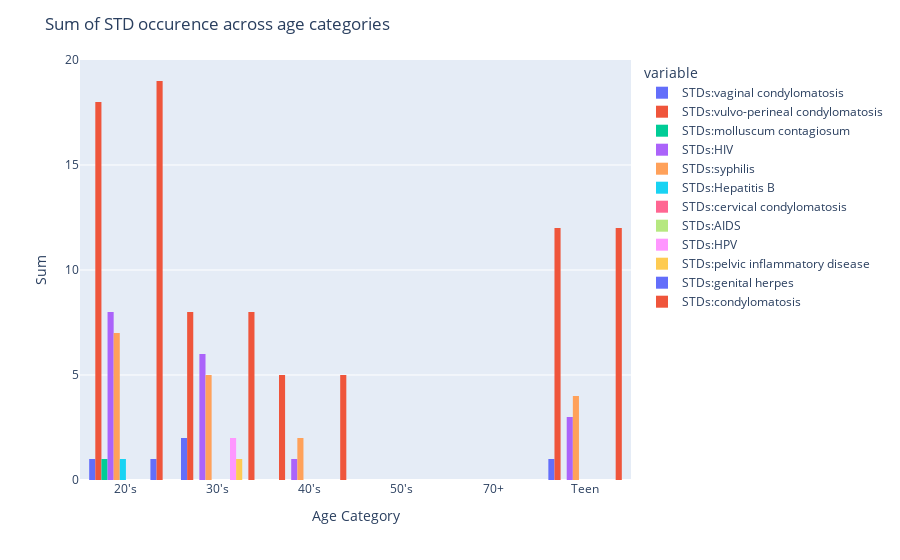

Notebook code for this chart:
### Code cell
fig = px.histogram(std_agg, x="age_cat", y=list(std_cols), barmode="group", histfunc="sum")
fig.update_layout(title="Sum of STD occurence across age categories")
fig.update_xaxes(title="Age Category")
fig.update_yaxes(title="Sum")
fig.show()

### Figure 1 — Plotly figure (JSON) as saved in the notebook; plotly's stock layout.template omitted (floating-point values rounded to 4 significant figures)
{"data": [{"alignmentgroup": "True", "bingroup": "x", "histfunc": "sum", "hovertemplate": "variable=STDs:vaginal condylomatosis<br>age_cat=%{x}<br>sum of value=%{y}<extra></extra>", "legendgroup": "STDs:vaginal condylomatosis", "marker": {"color": "#636efa", "pattern": {"shape": ""}}, "name": "STDs:vaginal condylomatosis", "offsetgroup": "STDs:vaginal condylomatosis", "orientation": "v", "showlegend": true, "type": "histogram", "x": ["20's", "30's", "40's", "50's", "70+", "Teen"], "xaxis": "x", "y": [1, 2, 0, 0, 0, 1], "yaxis": "y"}, {"alignmentgroup": "True", "bingroup": "x", "histfunc": "sum", "hovertemplate": "variable=STDs:vulvo-perineal condylomatosis<br>age_cat=%{x}<br>sum of value=%{y}<extra></extra>", "legendgroup": "STDs:vulvo-perineal condylomatosis", "marker": {"color": "#EF553B", "pattern": {"shape": ""}}, "name": "STDs:vulvo-perineal condylomatosis", "offsetgroup": "STDs:vulvo-perineal condylomatosis", "orientation": "v", "showlegend": true, "type": "histogram", "x": ["20's", "30's", "40's", "50's", "70+", "Teen"], "xaxis": "x", "y": [18, 8, 5, 0, 0, 12], "yaxis": "y"}, {"alignmentgroup": "True", "bingroup": "x", "histfunc": "sum", "hovertemplate": "variable=STDs:molluscum contagiosum<br>age_cat=%{x}<br>sum of value=%{y}<extra></extra>", "legendgroup": "STDs:molluscum contagiosum", "marker": {"color": "#00cc96", "pattern": {"shape": ""}}, "name": "STDs:molluscum contagiosum", "offsetgroup": "STDs:molluscum contagiosum", "orientation": "v", "showlegend": true, "type": "histogram", "x": ["20's", "30's", "40's", "50's", "70+", "Teen"], "xaxis": "x", "y": [1, 0, 0, 0, 0, 0], "yaxis": "y"}, {"alignmentgroup": "True", "bingroup": "x", "histfunc": "sum", "hovertemplate": "variable=STDs:HIV<br>age_cat=%{x}<br>sum of value=%{y}<extra></extra>", "legendgroup": "STDs:HIV", "marker": {"color": "#ab63fa", "pattern": {"shape": ""}}, "name": "STDs:HIV", "offsetgroup": "STDs:HIV", "orientation": "v", "showlegend": true, "type": "histogram", "x": ["20's", "30's", "40's", "50's", "70+", "Teen"], "xaxis": "x", "y": [8, 6, 1, 0, 0, 3], "yaxis": "y"}, {"alignmentgroup": "True", "bingroup": "x", "histfunc": "sum", "hovertemplate": "variable=STDs:syphilis<br>age_cat=%{x}<br>sum of value=%{y}<extra></extra>", "legendgroup": "STDs:syphilis", "marker": {"color": "#FFA15A", "pattern": {"shape": ""}}, "name": "STDs:syphilis", "offsetgroup": "STDs:syphilis", "orientation": "v", "showlegend": true, "type": "histogram", "x": ["20's", "30's", "40's", "50's", "70+", "Teen"], "xaxis": "x", "y": [7, 5, 2, 0, 0, 4], "yaxis": "y"}, {"alignmentgroup": "True", "bingroup": "x", "histfunc": "sum", "hovertemplate": "variable=STDs:Hepatitis B<br>age_cat=%{x}<br>sum of value=%{y}<extra></extra>", "legendgroup": "STDs:Hepatitis B", "marker": {"color": "#19d3f3", "pattern": {"shape": ""}}, "name": "STDs:Hepatitis B", "offsetgroup": "STDs:Hepatitis B", "orientation": "v", "showlegend": true, "type": "histogram", "x": ["20's", "30's", "40's", "50's", "70+", "Teen"], "xaxis": "x", "y": [1, 0, 0, 0, 0, 0], "yaxis": "y"}, {"alignmentgroup": "True", "bingroup": "x", "histfunc": "sum", "hovertemplate": "variable=STDs:cervical condylomatosis<br>age_cat=%{x}<br>sum of value=%{y}<extra></extra>", "legendgroup": "STDs:cervical condylomatosis", "marker": {"color": "#FF6692", "pattern": {"shape": ""}}, "name": "STDs:cervical condylomatosis", "offsetgroup": "STDs:cervical condylomatosis", "orientation": "v", "showlegend": true, "type": "histogram", "x": ["20's", "30's", "40's", "50's", "70+", "Teen"], "xaxis": "x", "y": [0, 0, 0, 0, 0, 0], "yaxis": "y"}, {"alignmentgroup": "True", "bingroup": "x", "histfunc": "sum", "hovertemplate": "variable=STDs:AIDS<br>age_cat=%{x}<br>sum of value=%{y}<extra></extra>", "legendgroup": "STDs:AIDS", "marker": {"color": "#B6E880", "pattern": {"shape": ""}}, "name": "STDs:AIDS", "offsetgroup": "STDs:AIDS", "orientation": "v", "showlegend": true, "type": "histogram", "x": ["20's", "30's", "40's", "50's", "70+", "Teen"], "xaxis": "x", "y": [0, 0, 0, 0, 0, 0], "yaxis": "y"}, {"alignmentgroup": "True", "bingroup": "x", "histfunc": "sum", "hovertemplate": "variable=STDs:HPV<br>age_cat=%{x}<br>sum of value=%{y}<extra></extra>", "legendgroup": "STDs:HPV", "marker": {"color": "#FF97FF", "pattern": {"shape": ""}}, "name": "STDs:HPV", "offsetgroup": "STDs:HPV", "orientation": "v", "showlegend": true, "type": "histogram", "x": ["20's", "30's", "40's", "50's", "70+", "Teen"], "xaxis": "x", "y": [0, 2, 0, 0, 0, 0], "yaxis": "y"}, {"alignmentgroup": "True", "bingroup": "x", "histfunc": "sum", "hovertemplate": "variable=STDs:pelvic inflammatory disease<br>age_cat=%{x}<br>sum of value=%{y}<extra></extra>", "legendgroup": "STDs:pelvic inflammatory disease", "marker": {"color": "#FECB52", "pattern": {"shape": ""}}, "name": "STDs:pelvic inflammatory disease", "offsetgroup": "STDs:pelvic inflammatory disease", "orientation": "v", "showlegend": true, "type": "histogram", "x": ["20's", "30's", "40's", "50's", "70+", "Teen"], "xaxis": "x", "y": [0, 1, 0, 0, 0, 0], "yaxis": "y"}, {"alignmentgroup": "True", "bingroup": "x", "histfunc": "sum", "hovertemplate": "variable=STDs:genital herpes<br>age_cat=%{x}<br>sum of value=%{y}<extra></extra>", "legendgroup": "STDs:genital herpes", "marker": {"color": "#636efa", "pattern": {"shape": ""}}, "name": "STDs:genital herpes", "offsetgroup": "STDs:genital herpes", "orientation": "v", "showlegend": true, "type": "histogram", "x": ["20's", "30's", "40's", "50's", "70+", "Teen"], "xaxis": "x", "y": [1, 0, 0, 0, 0, 0], "yaxis": "y"}, {"alignmentgroup": "True", "bingroup": "x", "histfunc": "sum", "hovertemplate": "variable=STDs:condylomatosis<br>age_cat=%{x}<br>sum of value=%{y}<extra></extra>", "legendgroup": "STDs:condylomatosis", "marker": {"color": "#EF553B", "pattern": {"shape": ""}}, "name": "STDs:condylomatosis", "offsetgroup": "STDs:condylomatosis", "orientation": "v", "showlegend": true, "type": "histogram", "x": ["20's", "30's", "40's", "50's", "70+", "Teen"], "xaxis": "x", "y": [19, 8, 5, 0, 0, 12], "yaxis": "y"}], "layout": {"autosize": true, "barmode": "group", "legend": {"title": {"text": "variable"}, "tracegroupgap": 0}, "margin": {"t": 60}, "title": {"text": "Sum of STD occurence across age categories"}, "xaxis": {"anchor": "y", "autorange": true, "domain": [0, 1], "range": [-0.5, 5.5], "title": {"text": "Age Category"}, "type": "category"}, "yaxis": {"anchor": "x", "autorange": true, "domain": [0, 1], "range": [0, 20], "title": {"text": "Sum"}, "type": "linear"}}}
